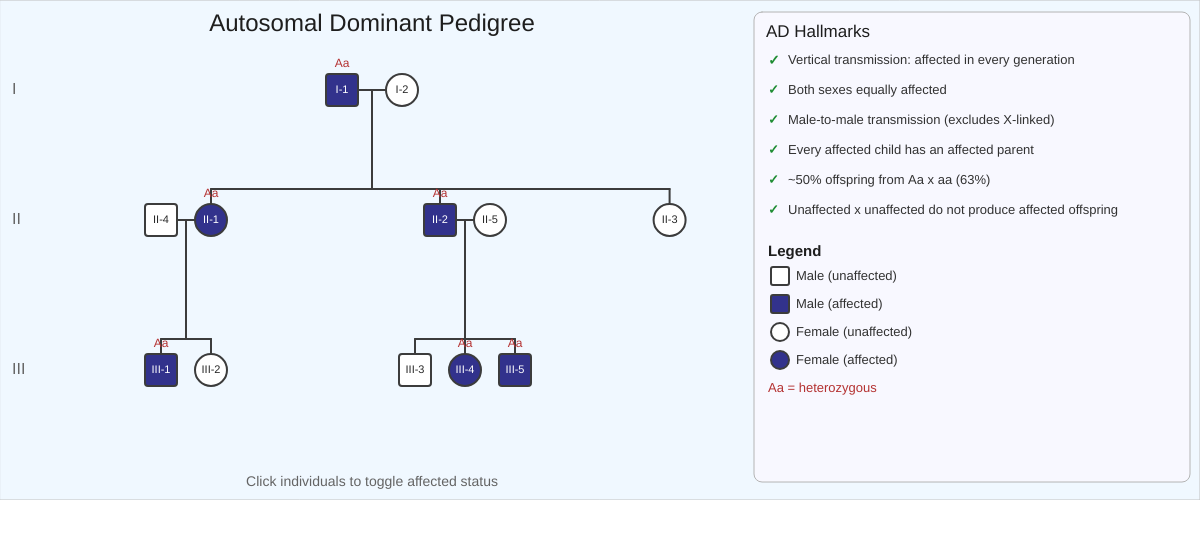
Frame 1 (no input)
Frame 60 (no input): identical to frame 1, image omitted
Frame 120 (the mouse pressed at the canvas centre since frame 60): identical to frame 1, image omitted

The p5.js sketch that drew this single still picture (run headless with seeded random() and noise() and a simulated clock; from frame 60 on, the mouse is pressed at the canvas centre):

// p5.js sketch
// ── sketch.js
// Autosomal Dominant Pedigree Pattern
// CANVAS_HEIGHT: 560
let drawHeight = 500;
let controlHeight = 60;
let canvasWidth, canvasHeight;

// Pedigree individuals: {id, sex, affected, x, y, gen, label}
let individuals = [];
let marriages = []; // {p1, p2, children:[]}
let resetBtn, randomBtn;

// Layout constants
let pedigreeLeftFrac = 0.62;
let genY = [90, 220, 370];
let shapeSize = 32;

function updateCanvasSize() {
    const container = document.querySelector('main');
    canvasWidth = container ? container.offsetWidth : windowWidth;
    canvasHeight = drawHeight + controlHeight;
}

function buildDefaultPedigree() {
    individuals = [];
    marriages = [];

    // Generation I (grandparents)
    individuals.push({id: 0, sex: 'M', affected: true,  gen: 0, label: 'I-1'});
    individuals.push({id: 1, sex: 'F', affected: false, gen: 0, label: 'I-2'});
    marriages.push({p1: 0, p2: 1, children: [2, 3, 4]});

    // Generation II (parents + spouses)
    individuals.push({id: 2, sex: 'F', affected: true,  gen: 1, label: 'II-1'});
    individuals.push({id: 3, sex: 'M', affected: true,  gen: 1, label: 'II-2'});
    individuals.push({id: 4, sex: 'F', affected: false, gen: 1, label: 'II-3'});

    // Marry-in spouses
    individuals.push({id: 5, sex: 'M', affected: false, gen: 1, label: 'II-4'});
    individuals.push({id: 6, sex: 'F', affected: false, gen: 1, label: 'II-5'});

    marriages.push({p1: 5, p2: 2, children: [7, 8]});
    marriages.push({p1: 3, p2: 6, children: [9, 10, 11]});

    // Generation III (grandchildren)
    individuals.push({id: 7,  sex: 'M', affected: true,  gen: 2, label: 'III-1'});
    individuals.push({id: 8,  sex: 'F', affected: false, gen: 2, label: 'III-2'});
    individuals.push({id: 9,  sex: 'M', affected: false, gen: 2, label: 'III-3'});
    individuals.push({id: 10, sex: 'F', affected: true,  gen: 2, label: 'III-4'});
    individuals.push({id: 11, sex: 'M', affected: true,  gen: 2, label: 'III-5'});
}

function layoutPositions() {
    let pw = canvasWidth * pedigreeLeftFrac;

    // Generation I: one couple centered
    let cx1 = pw * 0.5;
    individuals[0].x = cx1 - 30;
    individuals[0].y = genY[0];
    individuals[1].x = cx1 + 30;
    individuals[1].y = genY[0];

    // Generation II: two couples + one single
    let spacing2 = pw / 4;
    individuals[5].x = spacing2 * 1 - 25;
    individuals[5].y = genY[1];
    individuals[2].x = spacing2 * 1 + 25;
    individuals[2].y = genY[1];

    individuals[3].x = spacing2 * 2.5 - 25;
    individuals[3].y = genY[1];
    individuals[6].x = spacing2 * 2.5 + 25;
    individuals[6].y = genY[1];

    individuals[4].x = spacing2 * 3.6;
    individuals[4].y = genY[1];

    // Generation III
    let parent1cx = (individuals[5].x + individuals[2].x) / 2;
    individuals[7].x = parent1cx - 25;
    individuals[7].y = genY[2];
    individuals[8].x = parent1cx + 25;
    individuals[8].y = genY[2];

    let parent2cx = (individuals[3].x + individuals[6].x) / 2;
    individuals[9].x  = parent2cx - 50;
    individuals[9].y  = genY[2];
    individuals[10].x = parent2cx;
    individuals[10].y = genY[2];
    individuals[11].x = parent2cx + 50;
    individuals[11].y = genY[2];
}

function randomizePedigree() {
    // Affected grandparent always present for AD
    individuals[0].affected = true;
    individuals[1].affected = false;

    // Gen I children: ~50% chance from affected parent
    for (let m of marriages) {
        if (m.p1 === 0 || m.p2 === 0) {
            for (let cid of m.children) {
                individuals[cid].affected = random() < 0.5;
            }
        }
    }

    // Marry-in spouses unaffected
    individuals[5].affected = false;
    individuals[6].affected = false;

    // Gen III: affected only if family-line parent is affected
    for (let m of marriages) {
        let familyParent = -1;
        if (m.p1 === 5) familyParent = m.p2;
        else if (m.p2 === 5) familyParent = m.p1;
        else if (m.p1 === 6) familyParent = m.p2;
        else if (m.p2 === 6) familyParent = m.p1;

        if (familyParent >= 0) {
            let parentAffected = individuals[familyParent].affected;
            for (let cid of m.children) {
                individuals[cid].affected = parentAffected ? (random() < 0.5) : false;
            }
        }
    }
}

function setup() {
    updateCanvasSize();
    const canvas = createCanvas(canvasWidth, canvasHeight);
    canvas.parent(document.querySelector('main'));

    buildDefaultPedigree();
    layoutPositions();

    resetBtn = createButton('Reset Default');
    resetBtn.parent(document.querySelector('main'));
    resetBtn.mousePressed(() => { buildDefaultPedigree(); layoutPositions(); });
    resetBtn.style('font-size', '16px');
    resetBtn.style('padding', '6px 14px');
    resetBtn.style('margin', '6px 8px');

    randomBtn = createButton('Randomize 50%');
    randomBtn.parent(document.querySelector('main'));
    randomBtn.mousePressed(() => { randomizePedigree(); });
    randomBtn.style('font-size', '16px');
    randomBtn.style('padding', '6px 14px');
    randomBtn.style('margin', '6px 8px');
}

function draw() {
    // Drawing area
    fill('aliceblue');
    stroke('silver');
    strokeWeight(1);
    rect(0, 0, canvasWidth, drawHeight);

    // Control area
    fill('white');
    noStroke();
    rect(0, drawHeight, canvasWidth, controlHeight);

    layoutPositions();

    // Title
    fill(30);
    noStroke();
    textAlign(CENTER, TOP);
    textSize(24);
    text('Autosomal Dominant Pedigree', canvasWidth * pedigreeLeftFrac / 2, 12);

    // Generation labels
    textSize(16);
    textAlign(LEFT, CENTER);
    fill(100);
    text('I',  12, genY[0]);
    text('II', 12, genY[1]);
    text('III',12, genY[2]);

    drawConnections();

    for (let ind of individuals) {
        drawIndividual(ind);
    }

    drawChecklist();

    // Instructions
    textSize(14);
    fill(100);
    noStroke();
    textAlign(CENTER, CENTER);
    text('Click individuals to toggle affected status', canvasWidth * pedigreeLeftFrac / 2, drawHeight - 18);
}

function drawIndividual(ind) {
    let s = shapeSize;
    strokeWeight(2);
    stroke(60);

    if (ind.affected) {
        fill(50, 50, 140);
    } else {
        fill(255);
    }

    if (ind.sex === 'M') {
        rectMode(CENTER);
        rect(ind.x, ind.y, s, s, 3);
        rectMode(CORNER);
    } else {
        ellipse(ind.x, ind.y, s, s);
    }

    // Label inside shape
    noStroke();
    fill(ind.affected ? 255 : 40);
    textAlign(CENTER, CENTER);
    textSize(11);
    text(ind.label, ind.x, ind.y);

    // Genotype above affected individuals
    if (ind.affected) {
        fill(180, 50, 50);
        textSize(12);
        text('Aa', ind.x, ind.y - s / 2 - 10);
    }
}

function drawConnections() {
    stroke(60);
    strokeWeight(2);
    noFill();

    for (let m of marriages) {
        let p1 = individuals[m.p1];
        let p2 = individuals[m.p2];
        let halfS = shapeSize / 2;

        // Horizontal marriage line
        line(p1.x + halfS, p1.y, p2.x - halfS, p2.y);

        // Midpoint for descent
        let mx = (p1.x + p2.x) / 2;
        let my = p1.y;

        if (m.children.length > 0) {
            let childY = individuals[m.children[0]].y - halfS - 15;
            line(mx, my, mx, childY);

            let leftChild = individuals[m.children[0]];
            let rightChild = individuals[m.children[m.children.length - 1]];
            line(leftChild.x, childY, rightChild.x, childY);

            for (let cid of m.children) {
                let child = individuals[cid];
                line(child.x, childY, child.x, child.y - halfS);
            }
        }
    }
}

function drawChecklist() {
    let rx = canvasWidth * pedigreeLeftFrac + 10;
    let rw = canvasWidth - rx - 10;
    let ry = 12;

    // Panel background
    fill(248, 248, 255);
    stroke(180);
    strokeWeight(1);
    rect(rx, ry, rw, drawHeight - 30, 8);

    // Panel title
    fill(30);
    noStroke();
    textAlign(LEFT, TOP);
    textSize(17);
    text('AD Hallmarks', rx + 12, ry + 12);

    let checks = evaluateHallmarks();

    let cy = ry + 42;
    textSize(14);
    for (let chk of checks) {
        let icon = chk.pass ? '\u2713' : '\u2717';
        fill(chk.pass ? color(30, 140, 50) : color(190, 50, 50));
        textStyle(BOLD);
        text(icon, rx + 14, cy);

        fill(50);
        textStyle(NORMAL);
        textSize(13);
        let wrapped = wrapText(chk.text, rw - 50);
        for (let i = 0; i < wrapped.length; i++) {
            text(wrapped[i], rx + 34, cy + i * 18);
        }
        cy += wrapped.length * 18 + 12;
    }

    // Legend
    cy += 10;
    textSize(15);
    fill(30);
    textStyle(BOLD);
    text('Legend', rx + 14, cy);
    textStyle(NORMAL);
    cy += 24;

    let lx = rx + 26;

    stroke(60);
    strokeWeight(2);
    fill(255);
    rectMode(CENTER);
    rect(lx, cy + 8, 18, 18, 2);
    rectMode(CORNER);
    noStroke();
    fill(50);
    textSize(13);
    text('Male (unaffected)', lx + 16, cy + 2);

    cy += 28;
    stroke(60);
    strokeWeight(2);
    fill(50, 50, 140);
    rectMode(CENTER);
    rect(lx, cy + 8, 18, 18, 2);
    rectMode(CORNER);
    noStroke();
    fill(50);
    text('Male (affected)', lx + 16, cy + 2);

    cy += 28;
    stroke(60);
    strokeWeight(2);
    fill(255);
    ellipse(lx, cy + 8, 18, 18);
    noStroke();
    fill(50);
    text('Female (unaffected)', lx + 16, cy + 2);

    cy += 28;
    stroke(60);
    strokeWeight(2);
    fill(50, 50, 140);
    ellipse(lx, cy + 8, 18, 18);
    noStroke();
    fill(50);
    text('Female (affected)', lx + 16, cy + 2);

    cy += 28;
    noStroke();
    fill(180, 50, 50);
    textSize(13);
    text('Aa = heterozygous', rx + 14, cy + 2);
}

function wrapText(txt, maxW) {
    let words = txt.split(' ');
    let lines = [];
    let current = '';
    for (let w of words) {
        let test = current ? current + ' ' + w : w;
        if (textWidth(test) < maxW) {
            current = test;
        } else {
            if (current) lines.push(current);
            current = w;
        }
    }
    if (current) lines.push(current);
    return lines;
}

function evaluateHallmarks() {
    let checks = [];

    // 1. Vertical transmission: affected in every generation
    let genAffected = [false, false, false];
    for (let ind of individuals) {
        if (ind.affected) genAffected[ind.gen] = true;
    }
    let vertical = genAffected[0] && genAffected[1] && genAffected[2];
    checks.push({
        pass: vertical,
        text: 'Vertical transmission: affected in every generation'
    });

    // 2. Both sexes affected
    let maleAffected = individuals.some(i => i.sex === 'M' && i.affected);
    let femaleAffected = individuals.some(i => i.sex === 'F' && i.affected);
    checks.push({
        pass: maleAffected && femaleAffected,
        text: 'Both sexes equally affected'
    });

    // 3. Male-to-male transmission (rules out X-linked)
    let maleToMale = false;
    for (let m of marriages) {
        let dad = individuals[m.p1];
        if (dad.sex === 'M' && dad.affected) {
            for (let cid of m.children) {
                if (individuals[cid].sex === 'M' && individuals[cid].affected) {
                    maleToMale = true;
                }
            }
        }
    }
    checks.push({
        pass: maleToMale,
        text: 'Male-to-male transmission (excludes X-linked)'
    });

    // 4. Every affected child has an affected parent
    let affectedHaveAffectedParent = true;
    let anyAffectedChild = false;
    for (let m of marriages) {
        for (let cid of m.children) {
            if (individuals[cid].affected) {
                anyAffectedChild = true;
                let parentAffected = individuals[m.p1].affected || individuals[m.p2].affected;
                if (!parentAffected) affectedHaveAffectedParent = false;
            }
        }
    }
    checks.push({
        pass: affectedHaveAffectedParent && anyAffectedChild,
        text: 'Every affected child has an affected parent'
    });

    // 5. ~50% of offspring affected from Aa x aa crosses
    let totalKids = 0;
    let affectedKids = 0;
    for (let m of marriages) {
        let p1aff = individuals[m.p1].affected;
        let p2aff = individuals[m.p2].affected;
        if ((p1aff && !p2aff) || (!p1aff && p2aff)) {
            for (let cid of m.children) {
                totalKids++;
                if (individuals[cid].affected) affectedKids++;
            }
        }
    }
    let ratio = totalKids > 0 ? affectedKids / totalKids : 0;
    let near50 = totalKids > 0 && ratio >= 0.2 && ratio <= 0.8;
    let ratioStr = totalKids > 0 ? (ratio * 100).toFixed(0) + '%' : 'N/A';
    checks.push({
        pass: near50,
        text: '~50% offspring from Aa x aa (' + ratioStr + ')'
    });

    // 6. Unaffected parents do not produce affected children
    let unaffectedTransmit = false;
    for (let m of marriages) {
        if (!individuals[m.p1].affected && !individuals[m.p2].affected) {
            for (let cid of m.children) {
                if (individuals[cid].affected) unaffectedTransmit = true;
            }
        }
    }
    checks.push({
        pass: !unaffectedTransmit,
        text: 'Unaffected x unaffected do not produce affected offspring'
    });

    return checks;
}

function mousePressed() {
    for (let ind of individuals) {
        let d;
        if (ind.sex === 'M') {
            d = max(abs(mouseX - ind.x), abs(mouseY - ind.y));
        } else {
            d = dist(mouseX, mouseY, ind.x, ind.y);
        }
        if (d < shapeSize / 2 + 4) {
            ind.affected = !ind.affected;
            return;
        }
    }
}

function windowResized() {
    updateCanvasSize();
    resizeCanvas(canvasWidth, canvasHeight);
    layoutPositions();
}
